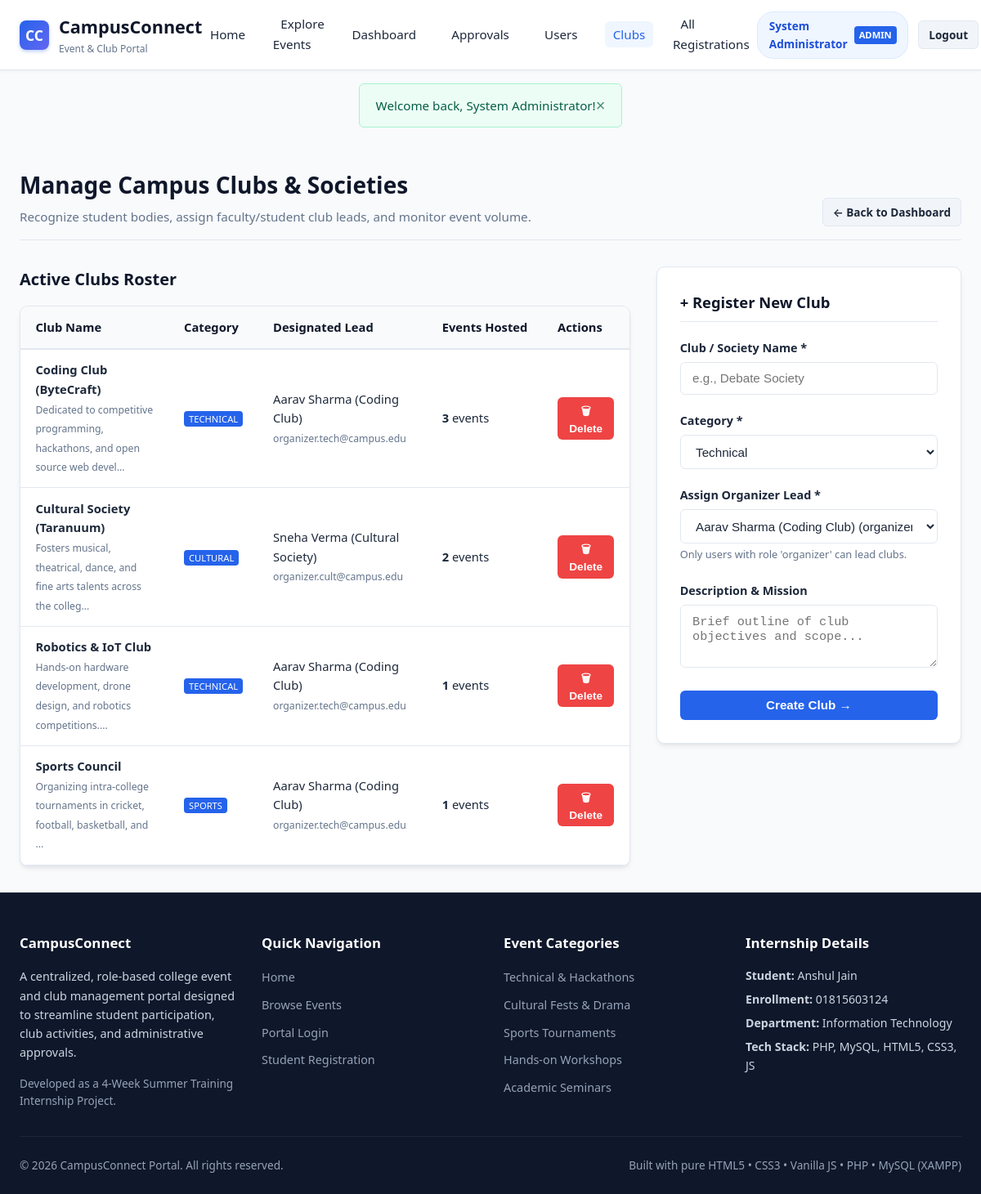
The app's page /admin/manage_clubs.php (signed in) with its own data.
### tables this page shows
CREATE TABLE `clubs` (
  `id` INT AUTO_INCREMENT PRIMARY KEY,
  `club_name` VARCHAR(100) NOT NULL,
  `description` TEXT,
  `category` VARCHAR(50) DEFAULT 'Technical',
  `organizer_id` INT NOT NULL,
  `created_at` TIMESTAMP DEFAULT CURRENT_TIMESTAMP,
  FOREIGN KEY (`organizer_id`) REFERENCES `users`(`id`) ON DELETE CASCADE
);

CREATE TABLE `users` (
  `id` INT AUTO_INCREMENT PRIMARY KEY,
  `name` VARCHAR(100) NOT NULL,
  `email` VARCHAR(100) NOT NULL UNIQUE,
  `password` VARCHAR(255) NOT NULL,
  `role` ENUM('student', 'organizer', 'admin') NOT NULL DEFAULT 'student',
  `department` VARCHAR(100) DEFAULT 'Information Technology',
  `phone` VARCHAR(20) DEFAULT NULL,
  `enrollment_no` VARCHAR(50) DEFAULT NULL,
  `created_at` TIMESTAMP DEFAULT CURRENT_TIMESTAMP
);

### includes/auth.php (called while the page is built, shortened)
<?php
function e($string) {
    return htmlspecialchars($string ?? '', ENT_QUOTES, 'UTF-8');
}
?>

### admin/manage_clubs.php (the view, shortened to what this page needs)
<?php
require_once __DIR__ . '/../includes/db.php';
require_once __DIR__ . '/../includes/auth.php';
$organizers = $pdo->query("SELECT id, name, email FROM users WHERE role = 'organizer' ORDER BY name ASC")->fetchAll();
$stmtClubs = $pdo->query("
    SELECT c.*, u.name AS organizer_name, u.email AS organizer_email,
           (SELECT COUNT(*) FROM events e WHERE e.club_id = c.id) AS event_count
    FROM clubs c
    JOIN users u ON c.organizer_id = u.id
    ORDER BY c.club_name ASC
");
$clubs = $stmtClubs->fetchAll();
require_once __DIR__ . '/../includes/header.php';
?>
<div class="container">
    <div class="page-header">
        <div>
            <h1 class="page-title">Manage Campus Clubs &amp; Societies</h1>
            <p class="page-subtitle">Recognize student bodies, assign faculty/student club leads, and monitor event volume.</p>
        </div>
        <a href="admin_dashboard.php" class="btn btn-secondary btn-sm">&larr; Back to Dashboard</a>
    </div>
    <div style="display: grid; grid-template-columns: 2fr 1fr; gap: 2rem;" class="admin-clubs-grid">
        <div>
            <h2 style="font-size: 1.25rem; color: var(--secondary); margin-bottom: 1rem;">Active Clubs Roster</h2>
            <?php if (!empty($clubs)): ?>
                <div class="table-responsive">
                    <table class="table">
                        <thead>
                            <tr>
                                <th>Club Name</th>
                                <th>Category</th>
                                <th>Designated Lead</th>
                                <th>Events Hosted</th>
                                <th>Actions</th>
                            </tr>
                        </thead>
                        <tbody>
                            <?php foreach ($clubs as $c): ?>
                                <tr>
                                    <td>
                                        <strong><?= e($c['club_name']) ?></strong><br>
                                        <small style="color: var(--text-muted);"><?= e(substr($c['description'], 0, 75)) ?>...</small>
                                    </td>
                                    <td><span class="role-tag"><?= e($c['category']) ?></span></td>
                                    <td>
                                        <?= e($c['organizer_name']) ?><br>
                                        <small style="color: var(--text-muted);"><?= e($c['organizer_email']) ?></small>
                                    </td>
                                    <td>
                                        <strong><?= $c['event_count'] ?></strong> events
                                    </td>
                                    <td>
                                        <form method="POST" action="manage_clubs.php" style="display: inline;">
                                            <button type="submit" name="action_delete_club" class="btn btn-danger btn-sm" onclick="return confirmAction('Delete <?= addslashes($c['club_name']) ?>? All its events and registrations will be erased.');">
                                                &#128465; Delete
                                            </button>
                                        </form>
                                    </td>
                                </tr>
                            <?php endforeach; ?>
                        </tbody>
                    </table>
                </div>
            <?php else: ?>
                <div style="text-align: center; padding: 3rem; background: #fff; border: 1px solid var(--border); border-radius: var(--radius);">
                    <p style="color: var(--text-muted);">No clubs found in the database.</p>
                </div>
            <?php endif; ?>
        </div>
        <div>
            <div style="background: #ffffff; border: 1px solid var(--border); border-radius: var(--radius); padding: 1.75rem; box-shadow: var(--shadow);">
                <h3 style="font-size: 1.15rem; color: var(--secondary); margin-bottom: 1.25rem; border-bottom: 1px solid var(--border); padding-bottom: 0.5rem;">
                    &#43; Register New Club
                </h3>
                <form method="POST" action="manage_clubs.php">
                    <div class="form-group">
                        <label class="form-label" for="clubName">Club / Society Name *</label>
                        <input type="text" name="club_name" id="clubName" class="form-control" placeholder="e.g., Debate Society" required>
                    </div>
                    <div class="form-group">
                        <label class="form-label" for="clubCat">Category *</label>
                        <select name="category" id="clubCat" class="form-control">
                            <option value="Technical">Technical</option>
                        </select>
                    </div>
                    <div class="form-group">
                        <label class="form-label" for="clubOrg">Assign Organizer Lead *</label>
                        <select name="organizer_id" id="clubOrg" class="form-control" required>
                            <?php if (empty($organizers)): ?>
                                <option value="">No organizer accounts available</option>
                            <?php else: ?>
                                <?php foreach ($organizers as $org): ?>
                                    <option value="<?= $org['id'] ?>"><?= e($org['name']) ?> (<?= e($org['email']) ?>)</option>
                                <?php endforeach; ?>
                            <?php endif; ?>
                        </select>
                        <span class="form-help">Only users with role 'organizer' can lead clubs.</span>
                    </div>
                    <div class="form-group">
                        <label class="form-label" for="clubDesc">Description &amp; Mission</label>
                        <textarea name="description" id="clubDesc" class="form-control" rows="3" placeholder="Brief outline of club objectives and scope..."></textarea>
                    </div>
                    <button type="submit" name="action_create_club" class="btn btn-primary btn-block">
                        Create Club &rarr;
                    </button>
                </form>
            </div>
        </div>
    </div>
</div>
<?php require_once __DIR__ . '/../includes/footer.php'; ?>

### css/style.css (style rules this page uses)
:root { --primary: #2563eb; --primary-dark: #1d4ed8; --primary-light: #eff6ff; --secondary: #0f172a; --accent: #6366f1; --success: #10b981; --success-bg: #ecfdf5; --warning: #f59e0b; --warning-bg: #fffbeb; --danger: #ef4444; --danger-bg: #fef2f2; --info: #06b6d4; --bg-main: #f8fafc; --bg-card: #ffffff; --border: #e2e8f0; --text-main: #1e293b; --text-muted: #64748b; --text-light: #94a3b8; --radius: 10px; --radius-sm: 6px; --shadow: 0 4px 6px -1px rgba(0, 0, 0, 0.07), 0 2px 4px -2px rgba(0, 0, 0, 0.05); --shadow-lg: 0 10px 15px -3px rgba(0, 0, 0, 0.08), 0 4px 6px -4px rgba(0, 0, 0, 0.04); --transition: all 0.2s ease-in-out; }
* { margin: 0; padding: 0; box-sizing: border-box; }
body { font-family: 'Segoe UI', system-ui, -apple-system, BlinkMacSystemFont, Roboto, sans-serif; background-color: var(--bg-main); color: var(--text-main); line-height: 1.6; min-height: 100vh; display: flex; flex-direction: column; }
a { color: var(--primary); text-decoration: none; transition: var(--transition); }
.role-tag { font-size: 0.7rem; text-transform: uppercase; background: var(--primary); color: #fff; padding: 2px 6px; border-radius: 4px; }
.btn { display: inline-flex; align-items: center; justify-content: center; gap: 0.4rem; padding: 0.55rem 1.15rem; font-size: 0.95rem; font-weight: 600; border-radius: var(--radius-sm); border: 1px solid transparent; cursor: pointer; transition: var(--transition); text-decoration: none; }
.btn-primary { background-color: var(--primary); color: #ffffff !important; }
.btn-secondary { background-color: #f1f5f9; color: var(--text-main) !important; border-color: var(--border); }
.btn-danger { background-color: var(--danger); color: #ffffff !important; }
.btn-sm { padding: 0.35rem 0.75rem; font-size: 0.85rem; }
.btn-block { display: block; width: 100%; }
.container { max-width: 1200px; margin: 0 auto; padding: 2rem 1.5rem; flex: 1; width: 100%; }
.page-header { margin-bottom: 2rem; display: flex; justify-content: space-between; align-items: flex-end; flex-wrap: wrap; gap: 1rem; border-bottom: 1px solid var(--border); padding-bottom: 1rem; }
.page-title { font-size: 1.75rem; font-weight: 700; color: var(--secondary); }
.page-subtitle { font-size: 0.95rem; color: var(--text-muted); margin-top: 0.25rem; }
.form-group { margin-bottom: 1.25rem; }
.form-label { display: block; font-size: 0.9rem; font-weight: 600; color: var(--text-main); margin-bottom: 0.4rem; }
.form-control { width: 100%; padding: 0.65rem 0.9rem; font-size: 0.95rem; border: 1px solid var(--border); border-radius: var(--radius-sm); background-color: #ffffff; color: var(--text-main); transition: var(--transition); outline: none; }
.form-help { font-size: 0.8rem; color: var(--text-muted); margin-top: 0.25rem; }
.table-responsive { width: 100%; overflow-x: auto; background: #ffffff; border: 1px solid var(--border); border-radius: var(--radius); box-shadow: var(--shadow); }
.table { width: 100%; border-collapse: collapse; text-align: left; font-size: 0.92rem; }
.table th { background: #f8fafc; padding: 0.85rem 1.15rem; font-weight: 600; color: var(--secondary); border-bottom: 2px solid var(--border); white-space: nowrap; }
.table td { padding: 0.85rem 1.15rem; border-bottom: 1px solid var(--border); vertical-align: middle; }

### records on screen
clubs: club_name "Coding Club (ByteCraft)", description "Dedicated to competitive programming, hackathons, and open source web devel", category "TECHNICAL", organizer.name "Aarav Sharma (Coding Club)", organizer.email "organizer.tech@campus.edu", event_count "3"
clubs: club_name "Cultural Society (Taranuum)", description "Fosters musical, theatrical, dance, and fine arts talents across the colleg", category "CULTURAL", organizer.name "Sneha Verma (Cultural Society)", organizer.email "organizer.cult@campus.edu", event_count "2"
clubs: club_name "Robotics & IoT Club", description "Hands-on hardware development, drone design, and robotics competitions.", category "TECHNICAL", organizer.name "Aarav Sharma (Coding Club)", organizer.email "organizer.tech@campus.edu", event_count "1"
clubs: club_name "Sports Council", description "Organizing intra-college tournaments in cricket, football, basketball, and", category "SPORTS", organizer.name "Aarav Sharma (Coding Club)", organizer.email "organizer.tech@campus.edu", event_count "1"

### other values on screen
$user['name'] "System Administrator"
$user['role'] "ADMIN"
$flash['message'] "Welcome back, System Administrator!"
form field organizer_id "Aarav Sharma (Coding Club) (organizer.tech@campus.edu)"
